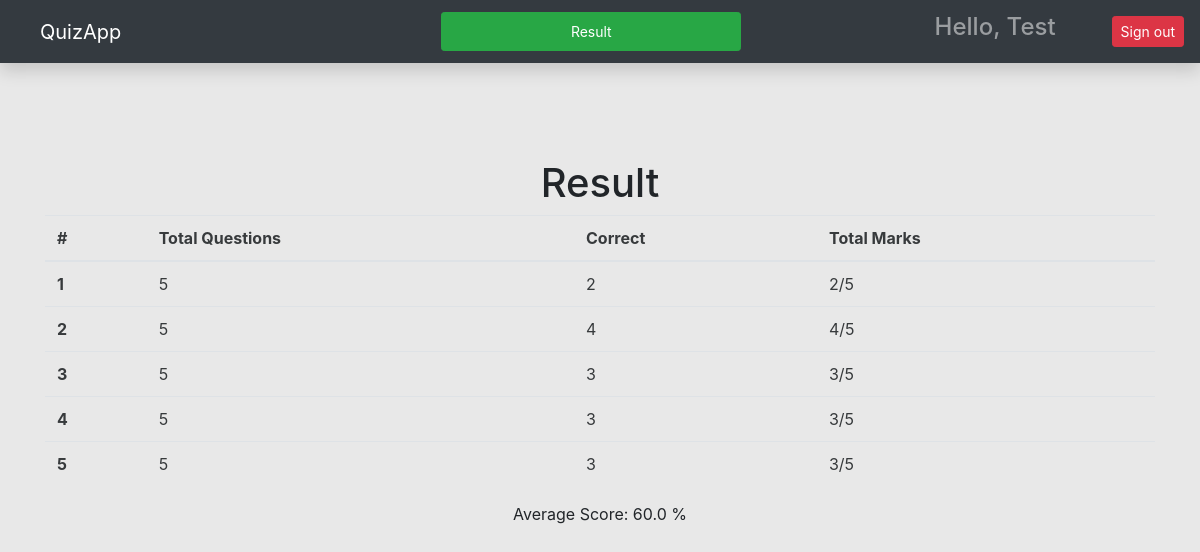
The page /quiz/show-results (signed in) on the database its author committed.
### quiz/models.py (models this page shows, shortened)
class Result(models.Model):
    user = models.ForeignKey(to=User, on_delete=models.CASCADE)
    total = models.IntegerField(blank=False)
    got = models.IntegerField(blank=False, default=0)
    created_at = models.DateTimeField(auto_now_add=True)
    updated_at = models.DateTimeField(auto_now=True)

### quiz/views.py (the view)
# urls.py: path('show-results', result, name='result')
@login_required(login_url='/login/')
def result(request):
    if request.method == "GET":
        results = Result.objects.filter(user=request.user)
        average_score = 0
        if results:
            total_attempt = results.count() * 5
            total_correct = 0
            for result in results:
                total_correct += result.got
            average_score = (total_correct / total_attempt) * 100
        return render(request, 'results.html', {"results": results, "average_score": average_score})

### templates/results.html (shortened to what this page needs)
{% extends 'base.html' %}
{% load static %}
{% block content %}
<div id="section1">
    <div class="container mt-5 pt-5">
        <h1 class="text-center">
            Result
        </h1>
        <table class="table">
            <thead>
                <tr>
                    <th scope="col">#</th>
                    <th scope="col">Total Questions</th>
                    <th scope="col">Correct</th>
                    <th scope="col">Total Marks</th>
                </tr>
            </thead>
            <tbody>
                {% for result in results %}
                <tr>
                    <th scope="row">{{ forloop.counter }}</th>
                    <td>{{ result.total }}</td>
                    <td>{{ result.got }}</td>
                    <td>{{ result.got }}/{{ result.total }}</td>
                </tr>
                {% endfor %}
            </tbody>
        </table>
        <div class="text-center" id="average-score">Average Score: {{ average_score }} %</div>
    </div>
</div>
{% endblock content %}

### templates/base.html (shortened to what this page needs)
{% load static %}
<html lang="en">
<head>
  <link href="{% static 'css/bootstrap.min.css'%}" rel="stylesheet" />
  <link href="{% static 'css/main.css'%}" rel="stylesheet" />
  <link rel="stylesheet" href="https://maxcdn.bootstrapcdn.com/bootstrap/4.0.0/css/bootstrap.min.css" />
  <link rel="stylesheet" href="{% static 'css/styles.css' %}">
</head>
<body>
  <nav class="navbar navbar-dark sticky-top bg-dark flex-md-nowrap p-0 shadow">
    <a class="navbar-brand col-md-3 col-lg-2 me-0 px-3 ml-4" href="{% url 'index_page' %}">QuizApp</a>
    <a class="nav-link btn col-md-3 me-0 px-3 ml-4 btn-success btn-sm" href="{% url 'result' %}">Result</a>
    <ul class="navbar-nav px-3" style="display: flex; flex-direction: row; align-items:center;">
      <li class="nav-item text-nowrap">
        <div href="" class="nav-link">
          <h4 class="text text-capitalize">
            Hello, {{request.user.username}}
          </h4>
        </div>
      </li>
      <li class="nav-item text-nowrap mt-3 ml-2">
        <form action="{% url 'logout' %}" method="post">
          <input class="btn btn-danger btn-sm ml-5" type="submit" value="Sign out">
        </form>
      </li>
    </ul>
  </nav>
  {% block content %}
  {% endblock content %}
</body>
</html>

### quiz/static/css/styles.css (style rules this page uses)
body { background-color: #e8e8e8; }
#section1 { height: 100vh; }

### rows shown on the page
Result: total "5", got "2"
Result: total "5", got "4"
Result: total "5", got "3"
Result: total "5", got "3"
Result: total "5", got "3"

### other values the page prints
{{ request.user.username }} "Test"
{{ average_score }} "60.0"
